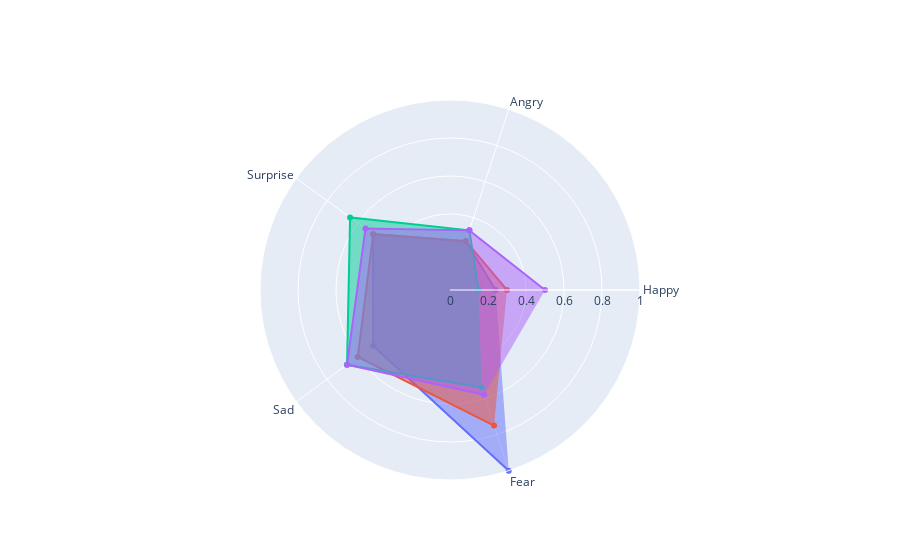

Notebook code cell kept with this figure:
### Code cell
categories = emotions

fig = go.Figure()

for m in movies:
    fig.add_trace(go.Scatterpolar(
          r=emotion_dict[m].max(axis = 0),
          theta=categories,
          fill='toself',
          name=m
    ))

fig.update_layout(
  polar=dict(
    radialaxis=dict(
      visible=True,
      range=[0, 1]
    )),
  showlegend=False
)

fig.show()

### Figure 1 — Plotly figure (JSON) as saved in the notebook; plotly's stock layout.template omitted (floating-point values rounded to 4 significant figures)
{"data": [{"fill": "toself", "name": "Avengers1.srt", "r": [0.24, 0.27, 0.5, 0.5, 1], "theta": ["Happy", "Angry", "Surprise", "Sad", "Fear"], "type": "scatterpolar"}, {"fill": "toself", "name": "Avengers2.srt", "r": [0.3, 0.27, 0.5, 0.6, 0.75], "theta": ["Happy", "Angry", "Surprise", "Sad", "Fear"], "type": "scatterpolar"}, {"fill": "toself", "name": "Avengers3.srt", "r": [0.15, 0.33, 0.65, 0.67, 0.54], "theta": ["Happy", "Angry", "Surprise", "Sad", "Fear"], "type": "scatterpolar"}, {"fill": "toself", "name": "Avengers4.srt", "r": [0.5, 0.33, 0.55, 0.67, 0.58], "theta": ["Happy", "Angry", "Surprise", "Sad", "Fear"], "type": "scatterpolar"}], "layout": {"polar": {"radialaxis": {"range": [0, 1], "visible": true}}, "showlegend": false}}
